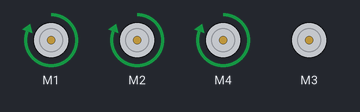
The sketch below on a simulated Arduino Uno, built with avr-gcc and run on an emulated ATmega328P. Shown: 4 × DC motor (green arrow = forward, orange = backward, longer = faster).

Above: at 0.1 s.
Timing chart, 0 to 1.6 s (numbered marks = the images above):
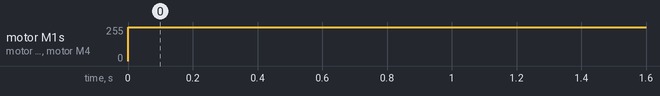

The sketch:

DC_Motor.ino
```cpp
#include<AFMotor.h>

AF_DCMotor mot1(1);
AF_DCMotor mot2(2);
AF_DCMotor mot3(3);
AF_DCMotor mot4(4);


void setup() {
  // put your setup code here, to run once:

  mot1.setSpeed(255);
  mot2.setSpeed(255);
  mot4.setSpeed(255);
  mot4.setSpeed(255);

}

void loop() {
  // put your main code here, to run repeatedly:

  mot1.run(FORWARD);
  mot2.run(FORWARD);
  mot3.run(FORWARD);
  mot4.run(FORWARD);

}
```

Measured:
- by itself, motor M1, motor M2, motor M4: stopped → forward 255/255 at 0.00 s
